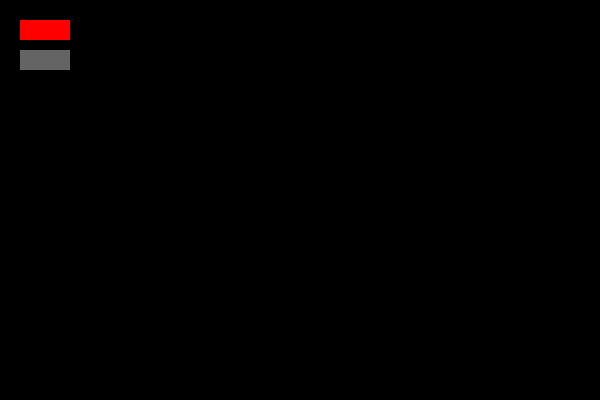
Frame 1 (no input)
Frame 60 (no input): identical to frame 1, image omitted
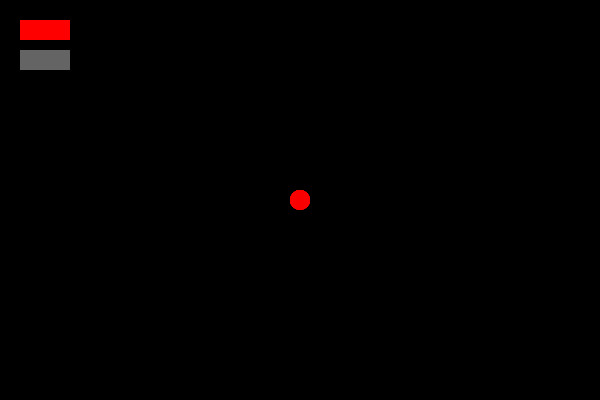
Frame 120 (the mouse pressed at the canvas centre since frame 60)

The p5.js sketch that drew these frames (run headless with seeded random() and noise() and a simulated clock; from frame 60 on, the mouse is pressed at the canvas centre):

// p5.js sketch
// ── sketch.js
var brush = 0;
var bx = 20;
var by = 20;
var bw = 50;
var bh = 20;
var by2 = by + bh + 10;
var b1, b2;

function setup() {
  createCanvas(600, 400);
  background(0);
  noStroke();
  // Create a new interface class for each button and brush.
  b1 = new Interface(bx, by, bw, bh, color(100, 0, 0), color(255, 0, 0), 0, 20);
  b2 = new Interface(bx, by2, bw, bh, color(255), color(100), 1, 40);
}

function draw() {
  // Draw the button and brush to the canvas.
  b1.button();
  b1.brush();
  b2.button();
  b2.brush();
}

// Create a interface class with the button and the brush functions inside.
// Passing in a x, y, width, height, button color, button hover color, brush value and brush size.
function Interface(x, y, w, h, c1, c2, b, bSize) {
  this.button = function() {
    if((mouseX > x) && (mouseX < x + w) && (mouseY > y) && (mouseY < y + h) && mouseIsPressed) {
      fill(c1);
      brush = b;
    } else {
      fill(c2);
    }
    rect(x, y, w, h);
  }
  this.brush = function() {
    if(((mouseX < x) || (mouseX > x + w) || (mouseY < y) || (mouseY > y + h)) && brush == b && mouseIsPressed) {
      if (b == 0) fill(255, 0, 0, 50);
      if (b == 1) fill(255, 50);
      ellipse(mouseX, mouseY, bSize, bSize);
    }
  }
}
